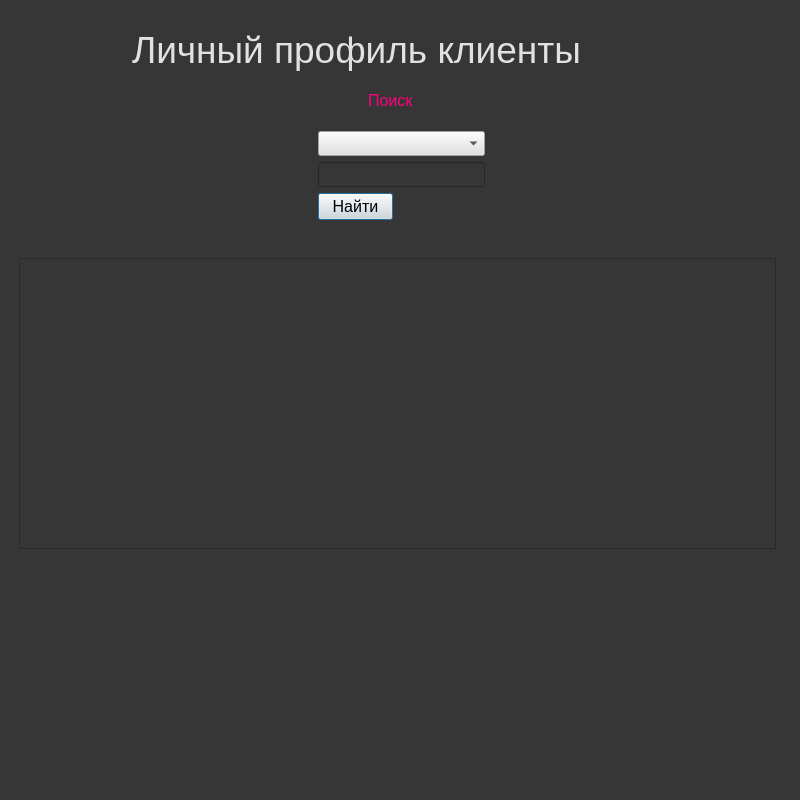
<?xml version="1.0" encoding="UTF-8"?>
<ui version="4.0">
 <class>Dialog</class>
 <widget class="QDialog" name="Dialog">
  <property name="windowModality">
   <enum>Qt::NonModal</enum>
  </property>
  <property name="geometry">
   <rect>
    <x>0</x>
    <y>0</y>
    <width>800</width>
    <height>800</height>
   </rect>
  </property>
  <property name="windowTitle">
   <string>Dialog</string>
  </property>
  <property name="styleSheet">
   <string notr="true">background-color: rgb(54, 54, 54);</string>
  </property>
  <widget class="QLineEdit" name="leFind">
   <property name="enabled">
    <bool>true</bool>
   </property>
   <property name="geometry">
    <rect>
     <x>318</x>
     <y>162</y>
     <width>167</width>
     <height>25</height>
    </rect>
   </property>
   <property name="sizePolicy">
    <sizepolicy hsizetype="Expanding" vsizetype="Maximum">
     <horstretch>0</horstretch>
     <verstretch>0</verstretch>
    </sizepolicy>
   </property>
   <property name="font">
    <font>
     <pointsize>12</pointsize>
    </font>
   </property>
   <property name="styleSheet">
    <string notr="true">color: rgb(225, 225, 225); </string>
   </property>
   <property name="text">
    <string/>
   </property>
  </widget>
  <widget class="QComboBox" name="cbColNames">
   <property name="geometry">
    <rect>
     <x>318</x>
     <y>131</y>
     <width>167</width>
     <height>25</height>
    </rect>
   </property>
   <property name="sizePolicy">
    <sizepolicy hsizetype="Preferred" vsizetype="Maximum">
     <horstretch>0</horstretch>
     <verstretch>0</verstretch>
    </sizepolicy>
   </property>
   <property name="font">
    <font>
     <pointsize>12</pointsize>
    </font>
   </property>
   <property name="styleSheet">
    <string notr="true">background-color: rgb(225, 225, 225);</string>
   </property>
  </widget>
  <widget class="QLabel" name="label_8">
   <property name="geometry">
    <rect>
     <x>368</x>
     <y>91</y>
     <width>51</width>
     <height>19</height>
    </rect>
   </property>
   <property name="sizePolicy">
    <sizepolicy hsizetype="Preferred" vsizetype="Preferred">
     <horstretch>3</horstretch>
     <verstretch>2</verstretch>
    </sizepolicy>
   </property>
   <property name="font">
    <font>
     <pointsize>12</pointsize>
    </font>
   </property>
   <property name="styleSheet">
    <string notr="true">color:rgb(255, 0, 127);</string>
   </property>
   <property name="text">
    <string>Поиск</string>
   </property>
  </widget>
  <widget class="QTableWidget" name="twStaffs">
   <property name="geometry">
    <rect>
     <x>19</x>
     <y>258</y>
     <width>757</width>
     <height>291</height>
    </rect>
   </property>
   <property name="font">
    <font>
     <pointsize>10</pointsize>
    </font>
   </property>
   <property name="styleSheet">
    <string notr="true">color: rgb(225, 225, 225); </string>
   </property>
  </widget>
  <widget class="QPushButton" name="pbFind">
   <property name="geometry">
    <rect>
     <x>318</x>
     <y>193</y>
     <width>75</width>
     <height>27</height>
    </rect>
   </property>
   <property name="font">
    <font>
     <pointsize>12</pointsize>
    </font>
   </property>
   <property name="styleSheet">
    <string notr="true">background-color: rgb(225, 225, 225);</string>
   </property>
   <property name="text">
    <string>Найти</string>
   </property>
  </widget>
  <widget class="QLabel" name="label_7">
   <property name="geometry">
    <rect>
     <x>132</x>
     <y>19</y>
     <width>518</width>
     <height>61</height>
    </rect>
   </property>
   <property name="sizePolicy">
    <sizepolicy hsizetype="Preferred" vsizetype="Preferred">
     <horstretch>3</horstretch>
     <verstretch>2</verstretch>
    </sizepolicy>
   </property>
   <property name="font">
    <font>
     <pointsize>28</pointsize>
    </font>
   </property>
   <property name="styleSheet">
    <string notr="true">color: rgb(225, 225, 225); font-size:28pt;

</string>
   </property>
   <property name="text">
    <string>Личный профиль клиенты </string>
   </property>
  </widget>
 </widget>
 <resources/>
 <connections/>
</ui>
